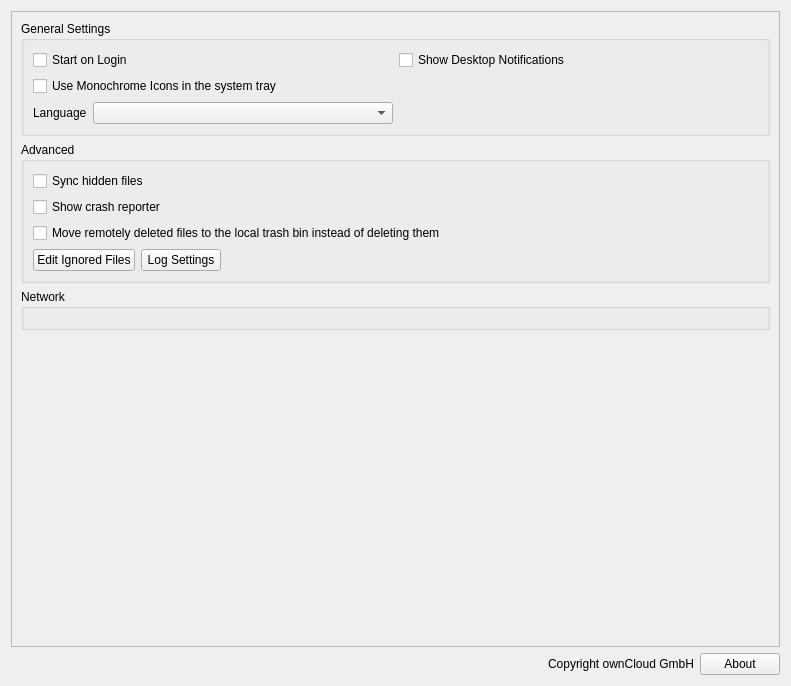
<?xml version="1.0" encoding="UTF-8"?>
<ui version="4.0">
 <class>OCC::GeneralSettings</class>
 <widget class="QWidget" name="OCC::GeneralSettings">
  <property name="geometry">
   <rect>
    <x>0</x>
    <y>0</y>
    <width>791</width>
    <height>686</height>
   </rect>
  </property>
  <property name="windowTitle">
   <string>Form</string>
  </property>
  <layout class="QVBoxLayout" name="verticalLayout_3">
   <item>
    <widget class="QScrollArea" name="scrollArea">
     <property name="widgetResizable">
      <bool>true</bool>
     </property>
     <widget class="QWidget" name="scrollAreaWidgetContents_2">
      <property name="geometry">
       <rect>
        <x>0</x>
        <y>0</y>
        <width>765</width>
        <height>618</height>
       </rect>
      </property>
      <layout class="QVBoxLayout" name="verticalLayout_5">
       <item>
        <widget class="QGroupBox" name="generalGroupBox">
         <property name="title">
          <string>General Settings</string>
         </property>
         <layout class="QGridLayout" name="gridLayout_2">
          <item row="1" column="0">
           <widget class="QCheckBox" name="monoIconsCheckBox">
            <property name="text">
             <string>Use Monochrome Icons in the system tray</string>
            </property>
           </widget>
          </item>
          <item row="0" column="1">
           <widget class="QCheckBox" name="desktopNotificationsCheckBox">
            <property name="text">
             <string>Show Desktop Notifications</string>
            </property>
           </widget>
          </item>
          <item row="0" column="0">
           <widget class="QCheckBox" name="autostartCheckBox">
            <property name="text">
             <string>Start on Login</string>
            </property>
           </widget>
          </item>
          <item row="2" column="0">
           <layout class="QHBoxLayout" name="horizontalLayout_6">
            <item>
             <widget class="QLabel" name="languageLabel">
              <property name="sizePolicy">
               <sizepolicy hsizetype="Maximum" vsizetype="Preferred">
                <horstretch>0</horstretch>
                <verstretch>0</verstretch>
               </sizepolicy>
              </property>
              <property name="locale">
               <locale language="English" country="UnitedStates"/>
              </property>
              <property name="text">
               <string>Language</string>
              </property>
              <property name="buddy">
               <cstring>languageDropdown</cstring>
              </property>
             </widget>
            </item>
            <item>
             <widget class="QComboBox" name="languageDropdown">
              <property name="sizePolicy">
               <sizepolicy hsizetype="Minimum" vsizetype="Fixed">
                <horstretch>0</horstretch>
                <verstretch>0</verstretch>
               </sizepolicy>
              </property>
              <property name="accessibleName">
               <string>Language selector</string>
              </property>
              <property name="currentText">
               <string/>
              </property>
             </widget>
            </item>
           </layout>
          </item>
         </layout>
        </widget>
       </item>
       <item>
        <widget class="QGroupBox" name="advancedGroupBox">
         <property name="title">
          <string>Advanced</string>
         </property>
         <layout class="QHBoxLayout" name="horizontalLayout_5">
          <item>
           <layout class="QVBoxLayout" name="verticalLayout_6">
            <item>
             <widget class="QCheckBox" name="syncHiddenFilesCheckBox">
              <property name="text">
               <string>Sync hidden files</string>
              </property>
             </widget>
            </item>
            <item>
             <widget class="QCheckBox" name="crashreporterCheckBox">
              <property name="sizePolicy">
               <sizepolicy hsizetype="MinimumExpanding" vsizetype="Fixed">
                <horstretch>0</horstretch>
                <verstretch>0</verstretch>
               </sizepolicy>
              </property>
              <property name="text">
               <string>Show crash reporter</string>
              </property>
             </widget>
            </item>
            <item>
             <widget class="QCheckBox" name="moveToTrashCheckBox">
              <property name="text">
               <string>Move remotely deleted files to the local trash bin instead of deleting them</string>
              </property>
             </widget>
            </item>
            <item>
             <layout class="QHBoxLayout" name="horizontalLayout_4">
              <item>
               <widget class="QPushButton" name="ignoredFilesButton">
                <property name="text">
                 <string>Edit Ignored Files</string>
                </property>
               </widget>
              </item>
              <item>
               <widget class="QPushButton" name="logSettingsButton">
                <property name="text">
                 <string>Log Settings</string>
                </property>
               </widget>
              </item>
              <item>
               <spacer name="spacer_3">
                <property name="orientation">
                 <enum>Qt::Horizontal</enum>
                </property>
                <property name="sizeHint" stdset="0">
                 <size>
                  <width>555</width>
                  <height>20</height>
                 </size>
                </property>
               </spacer>
              </item>
             </layout>
            </item>
           </layout>
          </item>
         </layout>
        </widget>
       </item>
       <item>
        <widget class="QGroupBox" name="groupBox">
         <property name="title">
          <string>Network</string>
         </property>
         <layout class="QVBoxLayout" name="verticalLayout_4">
          <item>
           <widget class="NetworkSettings" name="networkSettings" native="true"/>
          </item>
         </layout>
        </widget>
       </item>
       <item>
        <spacer name="verticalSpacer">
         <property name="orientation">
          <enum>Qt::Vertical</enum>
         </property>
         <property name="sizeHint" stdset="0">
          <size>
           <width>20</width>
           <height>40</height>
          </size>
         </property>
        </spacer>
       </item>
      </layout>
     </widget>
    </widget>
   </item>
   <item>
    <widget class="QWidget" name="versionInfoWidget" native="true">
     <layout class="QHBoxLayout" name="horizontalLayout_2">
      <property name="leftMargin">
       <number>0</number>
      </property>
      <property name="topMargin">
       <number>0</number>
      </property>
      <property name="rightMargin">
       <number>0</number>
      </property>
      <property name="bottomMargin">
       <number>0</number>
      </property>
      <item>
       <spacer name="spacer">
        <property name="orientation">
         <enum>Qt::Horizontal</enum>
        </property>
        <property name="sizeHint" stdset="0">
         <size>
          <width>40</width>
          <height>20</height>
         </size>
        </property>
       </spacer>
      </item>
      <item>
       <widget class="QLabel" name="copyrightLabel">
        <property name="cursor">
         <cursorShape>ArrowCursor</cursorShape>
        </property>
        <property name="text">
         <string notr="true">Copyright ownCloud GmbH</string>
        </property>
        <property name="textInteractionFlags">
         <set>Qt::LinksAccessibleByMouse|Qt::TextSelectableByMouse</set>
        </property>
       </widget>
      </item>
      <item>
       <widget class="QPushButton" name="about_pushButton">
        <property name="text">
         <string>About</string>
        </property>
       </widget>
      </item>
     </layout>
    </widget>
   </item>
  </layout>
 </widget>
 <customwidgets>
  <customwidget>
   <class>NetworkSettings</class>
   <extends>QWidget</extends>
   <header>networksettings.h</header>
   <container>1</container>
  </customwidget>
 </customwidgets>
 <tabstops>
  <tabstop>autostartCheckBox</tabstop>
  <tabstop>desktopNotificationsCheckBox</tabstop>
  <tabstop>monoIconsCheckBox</tabstop>
  <tabstop>languageDropdown</tabstop>
  <tabstop>syncHiddenFilesCheckBox</tabstop>
  <tabstop>crashreporterCheckBox</tabstop>
  <tabstop>moveToTrashCheckBox</tabstop>
  <tabstop>ignoredFilesButton</tabstop>
  <tabstop>logSettingsButton</tabstop>
  <tabstop>networkSettings</tabstop>
  <tabstop>scrollArea</tabstop>
  <tabstop>about_pushButton</tabstop>
 </tabstops>
 <resources/>
 <connections/>
</ui>
